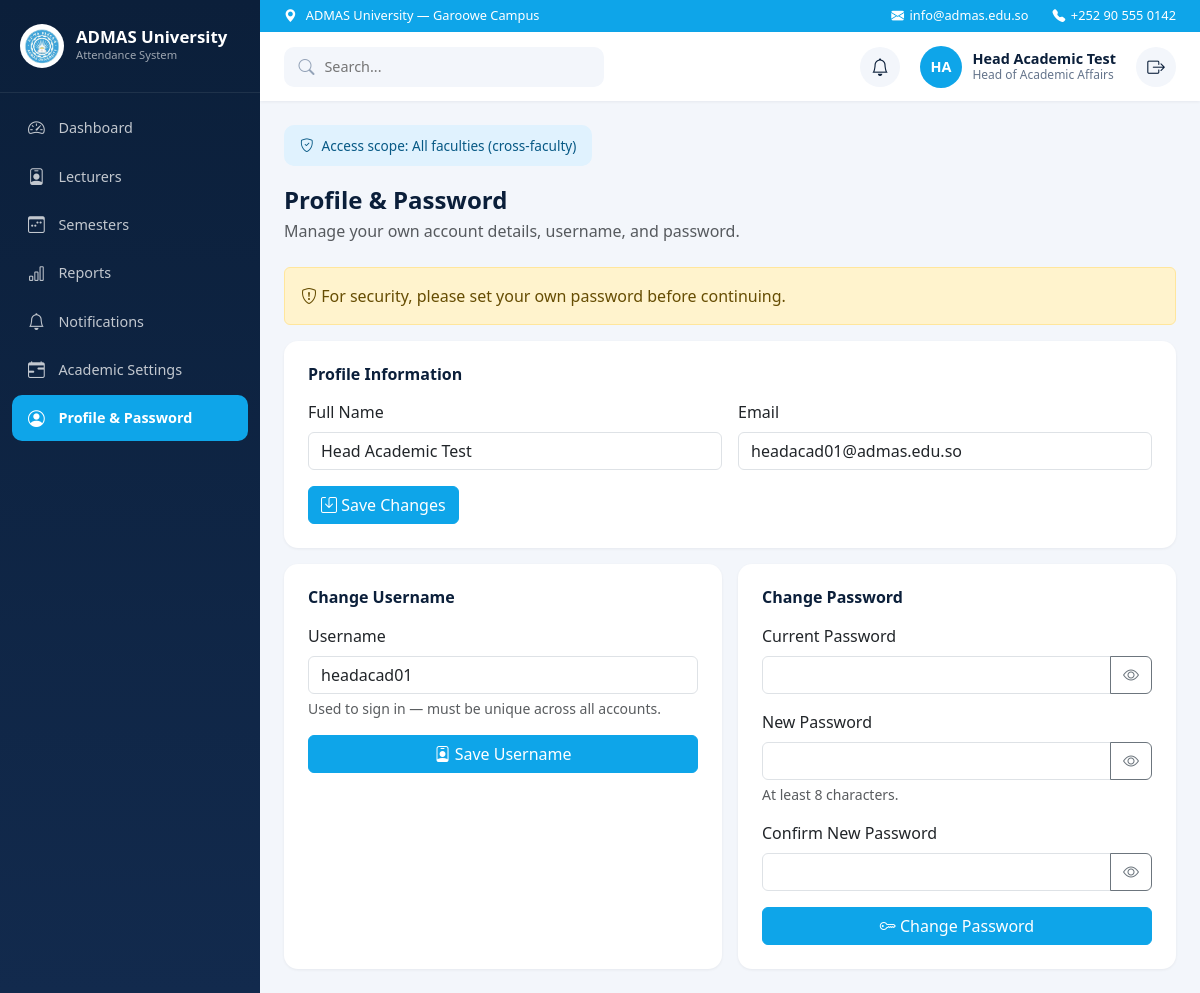
Screenshot of /head_academic/profile.php (signed in) with the database file from the repository.
### tables this page shows
CREATE TABLE users (
  id             INT UNSIGNED PRIMARY KEY AUTO_INCREMENT,
  username       VARCHAR(60)  NOT NULL UNIQUE,
  password_hash  VARCHAR(255) NOT NULL,       
  full_name      VARCHAR(150) NOT NULL,
  email          VARCHAR(150) NULL UNIQUE,
  role_id        TINYINT UNSIGNED NOT NULL,
  faculty_id     INT UNSIGNED NULL,           
  status         ENUM('active','inactive') NOT NULL DEFAULT 'active',
  must_change_password TINYINT(1) NOT NULL DEFAULT 1,  
  last_login_at  DATETIME NULL,
  created_at     TIMESTAMP DEFAULT CURRENT_TIMESTAMP,
  updated_at     TIMESTAMP DEFAULT CURRENT_TIMESTAMP ON UPDATE CURRENT_TIMESTAMP,
  CONSTRAINT fk_users_role
    FOREIGN KEY (role_id) REFERENCES roles(id),
  CONSTRAINT fk_users_faculty
    FOREIGN KEY (faculty_id) REFERENCES faculties(id) ON DELETE SET NULL
);

### includes/auth.php (called while the page is built, shortened)
<?php
require_once __DIR__ . '/nav_items.php';
function current_user(): ?array
{
    $conn = db();
    $stmt = $conn->prepare('SELECT id, username, full_name, email, role_id, faculty_id, status FROM users WHERE id = ?');
    $stmt->bind_param('i', $_SESSION['user_id']);
    $stmt->execute();
    $result = $stmt->get_result();
    $user = $result->fetch_assoc();
    return $user ?: null;
}
function current_role(): string
{
    return (string) ($_SESSION['role'] ?? '');
}

### includes/nav_items.php (called while the page is built, shortened)
<?php
function role_label(string $role): string
{
    $labels = [
        'system_admin' => 'System Administrator',
        'head_academic' => 'Head of Academic Affairs',
        'registration' => 'Registration Office',
        'dean' => 'Dean',
        'lecturer' => 'Lecturer',
        'student' => 'Student',
    ];
    return $labels[$role] ?? $role;
}

### head_academic/profile.php (the view, shortened to what this page needs)
<?php
require_once __DIR__ . '/../includes/auth.php';
require_once __DIR__ . '/../includes/nav_items.php';
$conn = db();
$currentUser = current_user();
$settings = [];
$settingsResult = $conn->query('SELECT `key`, `value` FROM settings');
if ($settingsResult) {
    while ($row = $settingsResult->fetch_assoc()) {
        $settings[$row['key']] = $row['value'];
    }
}
$profileFormValues = [
    'full_name' => (string) $currentUser['full_name'],
    'email' => (string) ($currentUser['email'] ?? ''),
];
$usernameFormValues = [
    'new_username' => (string) $currentUser['username'],
];
?>
<!DOCTYPE html>
<html lang="en">
<head>
    <link href="https://cdn.jsdelivr.net/npm/bootstrap@5.3.3/dist/css/bootstrap.min.css" rel="stylesheet">
    <link href="https://cdn.jsdelivr.net/npm/bootstrap-icons@1.11.3/font/bootstrap-icons.min.css" rel="stylesheet">
    <link href="<?= htmlspecialchars(BASE_URL) ?>/assets/css/app.css" rel="stylesheet">
</head>
<body>
    <?php include __DIR__ . '/../includes/sidebar.php'; ?>
    <div class="main-content">
        <?php include __DIR__ . '/../includes/topbar.php'; ?>
        <div class="page-body">
            <div class="scope-banner">
                <i class="bi bi-shield-check"></i>
                Access scope: All faculties (cross-faculty)
            </div>
            <div class="d-flex justify-content-between align-items-start flex-wrap gap-2 mb-4">
                <div>
                    <h4 class="fw-bold mb-1" style="color: #0b1f3a;">Profile &amp; Password</h4>
                    <p class="text-muted mb-0">Manage your own account details, username, and password.</p>
                </div>
            </div>
            <?php if (!empty($_SESSION['must_change_password'])): ?>
                <div class="alert alert-warning" role="alert">
                    <i class="bi bi-shield-exclamation"></i>
                    For security, please set your own password before continuing.
                </div>
            <?php endif; ?>
            <div class="admas-card p-4 mb-3">
                <h6 class="fw-bold mb-3" style="color: #0b1f3a;">Profile Information</h6>
                <form method="post" action="<?= htmlspecialchars(BASE_URL) ?>/head_academic/profile.php" class="row g-3">
                    <div class="col-md-6">
                        <label for="fullNameInput" class="form-label">Full Name</label>
                        <input type="text" class="form-control" id="fullNameInput" name="full_name" maxlength="150" required
                               value="<?= htmlspecialchars($profileFormValues['full_name']) ?>">
                    </div>
                    <div class="col-md-6">
                        <label for="emailInput" class="form-label">Email</label>
                        <input type="email" class="form-control" id="emailInput" name="email" maxlength="150"
                               value="<?= htmlspecialchars($profileFormValues['email']) ?>">
                    </div>
                    <div class="col-12">
                        <button type="submit" class="btn btn-primary" style="background-color: #0ea5e9; border-color: #0ea5e9;">
                            <i class="bi bi-save"></i> Save Changes
                        </button>
                    </div>
                </form>
            </div>
            <div class="row g-3">
                <div class="col-lg-6">
                    <div class="admas-card p-4 h-100">
                        <h6 class="fw-bold mb-3" style="color: #0b1f3a;">Change Username</h6>
                        <form method="post" action="<?= htmlspecialchars(BASE_URL) ?>/head_academic/profile.php">
                            <div class="mb-3">
                                <label for="newUsernameInput" class="form-label">Username</label>
                                <input type="text" class="form-control" id="newUsernameInput" name="new_username" maxlength="60" required
                                       value="<?= htmlspecialchars($usernameFormValues['new_username']) ?>">
                                <div class="form-text">Used to sign in — must be unique across all accounts.</div>
                            </div>
                            <button type="submit" class="btn btn-primary w-100" style="background-color: #0ea5e9; border-color: #0ea5e9;">
                                <i class="bi bi-person-badge"></i> Save Username
                            </button>
                        </form>
                    </div>
                </div>
                <div class="col-lg-6">
                    <div class="admas-card p-4 h-100">
                        <h6 class="fw-bold mb-3" style="color: #0b1f3a;">Change Password</h6>
                        <form method="post" action="<?= htmlspecialchars(BASE_URL) ?>/head_academic/profile.php">
                            <div class="mb-3">
                                <label for="currentPasswordInput" class="form-label">Current Password</label>
                                <div class="input-group">
                                    <input type="password" class="form-control" id="currentPasswordInput" name="current_password" required>
                                    <button class="btn btn-outline-secondary toggle-password" type="button" data-target="currentPasswordInput" aria-label="Show password">
                                        <i class="bi bi-eye"></i>
                                    </button>
                                </div>
                            </div>
                            <div class="mb-3">
                                <label for="newPasswordInput" class="form-label">New Password</label>
                                <div class="input-group">
                                    <input type="password" class="form-control" id="newPasswordInput" name="new_password" minlength="8" required>
                                    <button class="btn btn-outline-secondary toggle-password" type="button" data-target="newPasswordInput" aria-label="Show password">
                                        <i class="bi bi-eye"></i>
                                    </button>
                                </div>
                                <div class="form-text">At least 8 characters.</div>
                            </div>
                            <div class="mb-3">
                                <label for="confirmNewPasswordInput" class="form-label">Confirm New Password</label>
                                <div class="input-group">
                                    <input type="password" class="form-control" id="confirmNewPasswordInput" name="confirm_new_password" minlength="8" required>
                                    <button class="btn btn-outline-secondary toggle-password" type="button" data-target="confirmNewPasswordInput" aria-label="Show password">
                                        <i class="bi bi-eye"></i>
                                    </button>
                                </div>
                            </div>
                            <button type="submit" class="btn btn-primary w-100" style="background-color: #0ea5e9; border-color: #0ea5e9;">
                                <i class="bi bi-key"></i> Change Password
                            </button>
                        </form>
                    </div>
                </div>
            </div>
        </div>
    </div>
</body>
</html>

### includes/topbar.php (shortened to what this page needs)
<?php
$universityName = $settings['university_name'] ?? 'ADMAS University';
$campus = $settings['campus'] ?? '';
$contactEmail = $settings['contact_email'] ?? '';
$contactPhone = $settings['contact_phone'] ?? '';
$initials = '';
foreach (preg_split('/\s+/', trim((string) ($currentUser['full_name'] ?? ''))) as $part) {
    if ($part !== '') {
        $initials .= mb_strtoupper(mb_substr($part, 0, 1));
    }
}
$initials = mb_substr($initials, 0, 2) ?: '?';
$roleLabel = role_label(current_role());
$notifLinkUrl = null;
$topbarRole = current_role();
if ($topbarRole === 'system_admin' || $topbarRole === 'head_academic') {
    $notifLinkUrl = BASE_URL . '/notifications.php';
}
?>
<div class="top-strip">
    <div class="top-strip-left">
        <i class="bi bi-geo-alt-fill"></i>
        <span><?= htmlspecialchars($universityName . ($campus !== '' ? ' — ' . $campus : '')) ?></span>
    </div>
    <div class="top-strip-right">
        <?php if ($contactEmail !== ''): ?>
            <span><i class="bi bi-envelope-fill"></i><?= htmlspecialchars($contactEmail) ?></span>
        <?php endif; ?>
        <?php if ($contactPhone !== ''): ?>
            <span><i class="bi bi-telephone-fill"></i><?= htmlspecialchars($contactPhone) ?></span>
        <?php endif; ?>
    </div>
</div>
<div class="topbar">
    <div class="topbar-search">
        <i class="bi bi-search"></i>
        <input type="text" placeholder="Search...">
    </div>
    <div class="topbar-right">
        <?php if ($notifLinkUrl !== null): ?>
            <a href="<?= htmlspecialchars($notifLinkUrl) ?>" class="notif-bell" aria-label="Notifications">
                <i class="bi bi-bell"></i>
            </a>
        <?php else: ?>
            <button type="button" class="notif-bell" aria-label="Notifications">
                <i class="bi bi-bell"></i>
            </button>
        <?php endif; ?>
        <div class="topbar-user">
            <div class="avatar-initials"><?= htmlspecialchars($initials) ?></div>
            <div class="user-meta">
                <span class="user-name"><?= htmlspecialchars((string) ($currentUser['full_name'] ?? '')) ?></span>
                <span class="user-role"><?= htmlspecialchars($roleLabel) ?></span>
            </div>
        </div>
        <a href="<?= htmlspecialchars(BASE_URL) ?>/logout.php" class="logout-btn" aria-label="Logout" title="Logout">
            <i class="bi bi-box-arrow-right"></i>
        </a>
    </div>
</div>

### assets/css/app.css (style rules this page uses)
:root { --admas-sky: #0ea5e9; --admas-navy-start: #0b1f3a; --admas-navy-end: #122a4d; --admas-bg: #f3f6fb; }
body { background: var(--admas-bg); font-family: "Segoe UI", Tahoma, Geneva, Verdana, sans-serif; }
.main-content { margin-left: 260px; min-height: 100vh; display: flex; flex-direction: column; }
.top-strip { background: var(--admas-sky); color: #fff; font-size: 0.8rem; padding: 0.4rem 1.5rem; display: flex; justify-content: space-between; flex-wrap: wrap; gap: 0.5rem; }
.top-strip-right { display: flex; gap: 1.5rem; }
.top-strip i { margin-right: 0.35rem; }
.topbar { background: #fff; padding: 0.85rem 1.5rem; display: flex; justify-content: space-between; align-items: center; box-shadow: 0 1px 3px rgba(15, 23, 42, 0.06); position: sticky; top: 0; z-index: 1020; }
.topbar-search { display: flex; align-items: center; gap: 0.5rem; background: var(--admas-bg); border-radius: 10px; padding: 0.5rem 0.9rem; width: 320px; max-width: 40vw; }
.topbar-search input { border: none; background: transparent; outline: none; width: 100%; font-size: 0.9rem; }
.topbar-search i { color: #94a3b8; }
.topbar-right { display: flex; align-items: center; gap: 1.25rem; }
.notif-bell { border: none; background: var(--admas-bg); width: 40px; height: 40px; border-radius: 50%; display: flex; align-items: center; justify-content: center; color: #0b1f3a; font-size: 1.1rem; position: relative; text-decoration: none; }
.topbar-user { display: flex; align-items: center; gap: 0.65rem; }
.logout-btn { border: none; background: var(--admas-bg); width: 40px; height: 40px; border-radius: 50%; display: flex; align-items: center; justify-content: center; color: #0b1f3a; font-size: 1.1rem; text-decoration: none; flex-shrink: 0; transition: background 0.15s ease, color 0.15s ease; }
.avatar-initials { width: 42px; height: 42px; border-radius: 50%; background: var(--admas-sky); color: #fff; display: flex; align-items: center; justify-content: center; font-weight: 700; font-size: 0.9rem; flex-shrink: 0; }
.user-meta { display: flex; flex-direction: column; line-height: 1.15; }
.user-name { font-weight: 600; font-size: 0.9rem; color: #0b1f3a; }
.user-role { font-size: 0.75rem; color: #64748b; }
.page-body { padding: 1.5rem; flex: 1; }
.scope-banner { background: #e0f2fe; color: #075985; border-radius: 10px; padding: 0.65rem 1rem; font-size: 0.85rem; margin-bottom: 1.25rem; display: inline-flex; align-items: center; gap: 0.5rem; }
.admas-card { background: #fff; border-radius: 14px; border: none; box-shadow: 0 1px 3px rgba(15, 23, 42, 0.06); }

### rows the page displays
users: full_name "Head Academic Test", email "headacad01@admas.edu.so", new_username "headacad01"

### other values shown
$sidebarUniversityName "ADMAS University"
$item['label'] "Dashboard"
$item['label'] "Lecturers"
$item['label'] "Semesters"
$item['label'] "Reports"
$item['label'] "Notifications"
$item['label'] "Academic Settings"
$item['label'] "Profile & Password"
$universityName . ($campus !== '' ? ' — ' . $campus : '') "ADMAS University — Garoowe Campus"
$contactEmail "info@admas.edu.so"
$contactPhone "+252 90 555 0142"
$initials "HA"
$roleLabel "Head of Academic Affairs"
